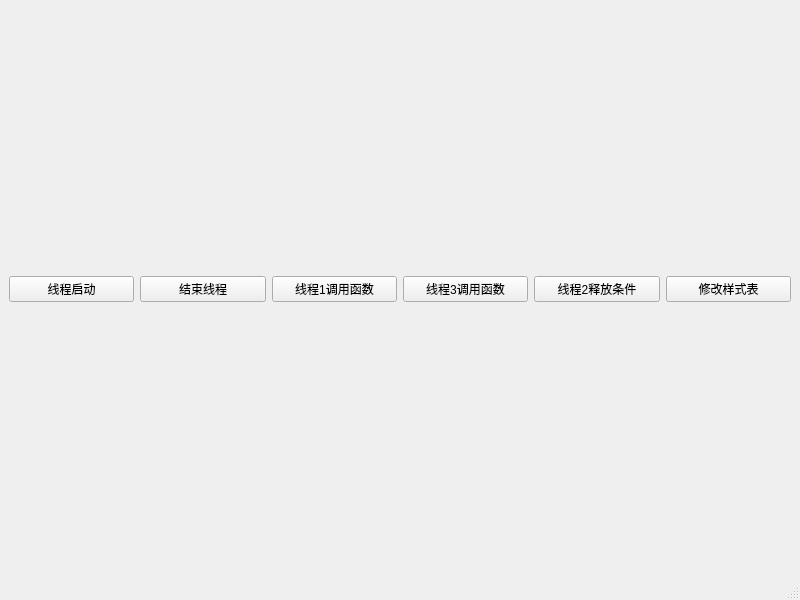
<?xml version="1.0" encoding="UTF-8"?>
<ui version="4.0">
 <class>MainWindow</class>
 <widget class="QMainWindow" name="MainWindow">
  <property name="geometry">
   <rect>
    <x>0</x>
    <y>0</y>
    <width>800</width>
    <height>600</height>
   </rect>
  </property>
  <property name="windowTitle">
   <string>MainWindow</string>
  </property>
  <property name="styleSheet">
   <string notr="true"/>
  </property>
  <widget class="QWidget" name="centralwidget">
   <property name="styleSheet">
    <string notr="true">border-image: url(:/new/prefix1/background.jpg);</string>
   </property>
   <layout class="QGridLayout" name="gridLayout">
    <item row="0" column="0">
     <layout class="QHBoxLayout" name="horizontalLayout">
      <item>
       <widget class="QPushButton" name="pushButton">
        <property name="styleSheet">
         <string notr="true">border-image: url(:/new/prefix1/black.png);</string>
        </property>
        <property name="text">
         <string>线程启动</string>
        </property>
       </widget>
      </item>
      <item>
       <widget class="QPushButton" name="pushButton_2">
        <property name="styleSheet">
         <string notr="true">border-image: url(:/new/prefix1/black.png);</string>
        </property>
        <property name="text">
         <string>结束线程</string>
        </property>
       </widget>
      </item>
      <item>
       <widget class="QPushButton" name="pushButton_3">
        <property name="styleSheet">
         <string notr="true">border-image: url(:/new/prefix1/black.png);</string>
        </property>
        <property name="text">
         <string>线程1调用函数</string>
        </property>
       </widget>
      </item>
      <item>
       <widget class="QPushButton" name="pushButton_5">
        <property name="styleSheet">
         <string notr="true">border-image: url(:/new/prefix1/black.png);</string>
        </property>
        <property name="text">
         <string>线程3调用函数</string>
        </property>
       </widget>
      </item>
      <item>
       <widget class="QPushButton" name="pushButton_4">
        <property name="styleSheet">
         <string notr="true">border-image: url(:/new/prefix1/black.png);</string>
        </property>
        <property name="text">
         <string>线程2释放条件</string>
        </property>
       </widget>
      </item>
      <item>
       <widget class="QPushButton" name="pushButton_6">
        <property name="styleSheet">
         <string notr="true">border-image: url(:/new/prefix1/black.png);</string>
        </property>
        <property name="text">
         <string>修改样式表</string>
        </property>
       </widget>
      </item>
     </layout>
    </item>
   </layout>
  </widget>
  <widget class="QMenuBar" name="menuBar">
   <property name="geometry">
    <rect>
     <x>0</x>
     <y>0</y>
     <width>800</width>
     <height>21</height>
    </rect>
   </property>
  </widget>
  <widget class="QStatusBar" name="statusBar"/>
 </widget>
 <resources/>
 <connections/>
</ui>
